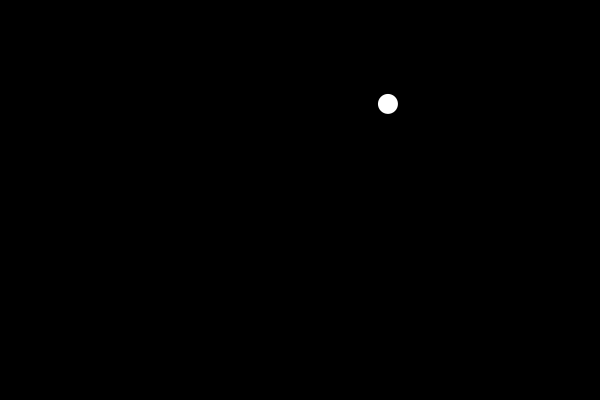
Frame 1 (no input)
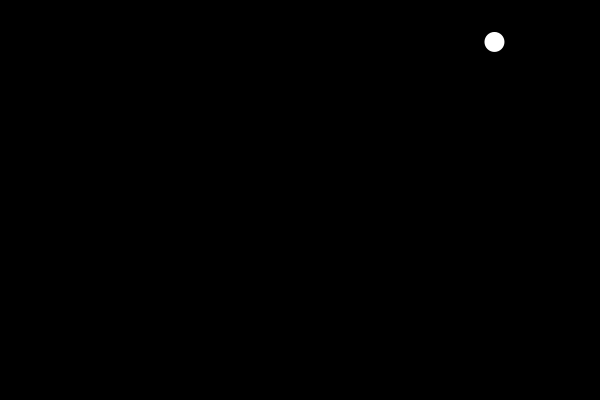
Frame 60 (the mouse pressed at the canvas centre just before this capture)
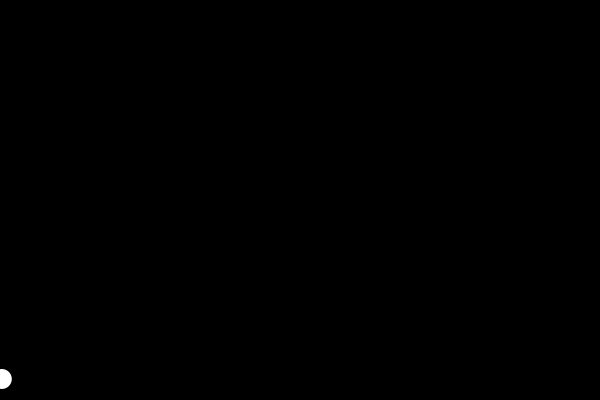
Frame 120 (the mouse held since frame 60 and released just before this capture)

The Processing sketch that drew these frames (run headless with seeded random() and noise(); from frame 60 on, the mouse is pressed at the canvas centre):

// Processing sketch: mover_with_vector
// ── mover_with_vector.pde

Mover mover;

void setup() {
  size(600, 400);
  mover = new Mover();
}

void draw() {
  background(0);
  mover.display();
  mover.update();
  mover.check();
}

class Mover {
  PVector location;
  PVector volocity;

  Mover() {

    location = new PVector(random(width), random(height));
    volocity = new PVector(random(-2, 2), random(-2, 2));
  }

  void display() {
    noStroke();
    fill(255);
    ellipse(location.x, location.y, 20, 20);
  }

  void update() {
    location.add(volocity);
  }

  void check() {
    if (location.x > width) {
      location.x = 0;
    } else if (location.x < 0) {
      location.x = width;
    }

    if (location.y > height) {
      location.y = 0;
    } else if (location.y < 0) {
      location.y = height;
    }
  }
}
